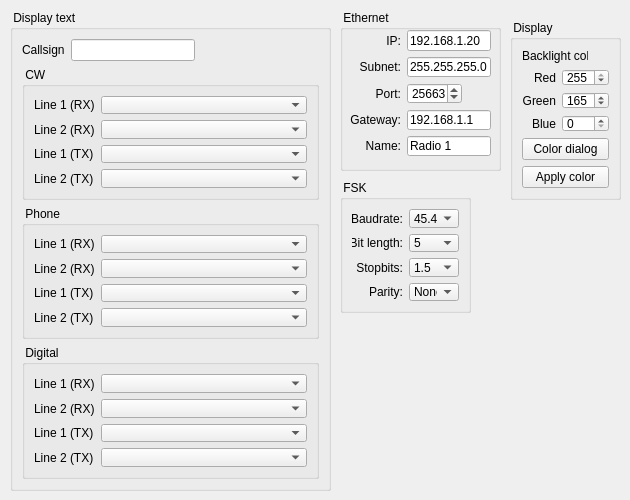
      <widget class="QWidget" name="tabOther">
       <attribute name="title">
        <string>Other</string>
       </attribute>
       <widget class="QGroupBox" name="groupBoxDisplay">
        <property name="geometry">
         <rect>
          <x>510</x>
          <y>20</y>
          <width>111</width>
          <height>180</height>
         </rect>
        </property>
        <property name="title">
         <string> Display </string>
        </property>
        <layout class="QVBoxLayout" name="verticalLayout_11">
         <item>
          <layout class="QGridLayout" name="gridLayout_25">
           <item row="0" column="0">
            <widget class="QLabel" name="labelBacklightColor">
             <property name="text">
              <string>Backlight color</string>
             </property>
            </widget>
           </item>
           <item row="0" column="1">
            <widget class="QLabel" name="labelBacklightColorCurrent">
             <property name="minimumSize">
              <size>
               <width>15</width>
               <height>10</height>
              </size>
             </property>
             <property name="maximumSize">
              <size>
               <width>15</width>
               <height>10</height>
              </size>
             </property>
             <property name="text">
              <string/>
             </property>
            </widget>
           </item>
          </layout>
         </item>
         <item>
          <layout class="QGridLayout" name="gridLayout_20">
           <item row="0" column="0">
            <widget class="QLabel" name="labelBacklightColoRed">
             <property name="text">
              <string>Red</string>
             </property>
             <property name="alignment">
              <set>Qt::AlignRight|Qt::AlignTrailing|Qt::AlignVCenter</set>
             </property>
            </widget>
           </item>
           <item row="0" column="1">
            <widget class="QSpinBox" name="spinBoxDisplayBacklightRed">
             <property name="maximum">
              <number>255</number>
             </property>
             <property name="value">
              <number>255</number>
             </property>
            </widget>
           </item>
           <item row="1" column="0">
            <widget class="QLabel" name="labelBacklightColorGreen">
             <property name="text">
              <string>Green</string>
             </property>
             <property name="alignment">
              <set>Qt::AlignRight|Qt::AlignTrailing|Qt::AlignVCenter</set>
             </property>
            </widget>
           </item>
           <item row="1" column="1">
            <widget class="QSpinBox" name="spinBoxDisplayBacklightGreen">
             <property name="maximum">
              <number>255</number>
             </property>
             <property name="value">
              <number>165</number>
             </property>
            </widget>
           </item>
           <item row="2" column="0">
            <widget class="QLabel" name="labelBacklightColorBlue">
             <property name="text">
              <string>Blue</string>
             </property>
             <property name="alignment">
              <set>Qt::AlignRight|Qt::AlignTrailing|Qt::AlignVCenter</set>
             </property>
            </widget>
           </item>
           <item row="2" column="1">
            <widget class="QSpinBox" name="spinBoxDisplayBacklightBlue">
             <property name="maximum">
              <number>255</number>
             </property>
            </widget>
           </item>
          </layout>
         </item>
         <item>
          <widget class="QPushButton" name="pushButtonOtherBacklightColorDialog">
           <property name="text">
            <string>Color dialog</string>
           </property>
          </widget>
         </item>
         <item>
          <widget class="QPushButton" name="pushButtonDisplayBacklightApply">
           <property name="text">
            <string>Apply color</string>
           </property>
          </widget>
         </item>
        </layout>
       </widget>
       <widget class="QGroupBox" name="groupBoxDisplayText">
        <property name="geometry">
         <rect>
          <x>10</x>
          <y>10</y>
          <width>321</width>
          <height>481</height>
         </rect>
        </property>
        <property name="title">
         <string> Display text </string>
        </property>
        <layout class="QVBoxLayout" name="verticalLayout_12">
         <item>
          <layout class="QHBoxLayout" name="horizontalLayout">
           <item>
            <widget class="QLabel" name="labelDisplayTextCallsign">
             <property name="text">
              <string>Callsign</string>
             </property>
            </widget>
           </item>
           <item>
            <widget class="QLineEdit" name="lineEditDisplayTextCallsign"/>
           </item>
           <item>
            <spacer name="horizontalSpacer_9">
             <property name="orientation">
              <enum>Qt::Horizontal</enum>
             </property>
             <property name="sizeHint" stdset="0">
              <size>
               <width>40</width>
               <height>20</height>
              </size>
             </property>
            </spacer>
           </item>
          </layout>
         </item>
         <item>
          <widget class="QGroupBox" name="groupBox_2">
           <property name="title">
            <string> CW </string>
           </property>
           <layout class="QFormLayout" name="formLayout_3">
            <item row="0" column="0">
             <widget class="QLabel" name="labelDisplayTextLine1RX">
              <property name="text">
               <string>Line 1 (RX)</string>
              </property>
             </widget>
            </item>
            <item row="0" column="1">
             <widget class="QComboBox" name="comboBoxDisplayTextCWLine1RX"/>
            </item>
            <item row="1" column="0">
             <widget class="QLabel" name="labelDisplayTextLine2RX">
              <property name="text">
               <string>Line 2 (RX)</string>
              </property>
             </widget>
            </item>
            <item row="1" column="1">
             <widget class="QComboBox" name="comboBoxDisplayTextCWLine2RX"/>
            </item>
            <item row="2" column="0">
             <widget class="QLabel" name="labelDisplayTextLine1TX">
              <property name="text">
               <string>Line 1 (TX)</string>
              </property>
             </widget>
            </item>
            <item row="2" column="1">
             <widget class="QComboBox" name="comboBoxDisplayTextCWLine1TX"/>
            </item>
            <item row="3" column="0">
             <widget class="QLabel" name="labelDisplayTextLine2TX">
              <property name="text">
               <string>Line 2 (TX)</string>
              </property>
             </widget>
            </item>
            <item row="3" column="1">
             <widget class="QComboBox" name="comboBoxDisplayTextCWLine2TX"/>
            </item>
           </layout>
          </widget>
         </item>
         <item>
          <widget class="QGroupBox" name="groupBox_3">
           <property name="title">
            <string> Phone </string>
           </property>
           <layout class="QFormLayout" name="formLayout_5">
            <item row="0" column="0">
             <widget class="QLabel" name="labelDisplayTextLine1RX_2">
              <property name="text">
               <string>Line 1 (RX)</string>
              </property>
             </widget>
            </item>
            <item row="0" column="1">
             <widget class="QComboBox" name="comboBoxDisplayTextPhoneLine1RX"/>
            </item>
            <item row="1" column="0">
             <widget class="QLabel" name="labelDisplayTextLine2RX_2">
              <property name="text">
               <string>Line 2 (RX)</string>
              </property>
             </widget>
            </item>
            <item row="1" column="1">
             <widget class="QComboBox" name="comboBoxDisplayTextPhoneLine2RX"/>
            </item>
            <item row="2" column="0">
             <widget class="QLabel" name="labelDisplayTextLine1TX_2">
              <property name="text">
               <string>Line 1 (TX)</string>
              </property>
             </widget>
            </item>
            <item row="2" column="1">
             <widget class="QComboBox" name="comboBoxDisplayTextPhoneLine1TX"/>
            </item>
            <item row="3" column="0">
             <widget class="QLabel" name="labelDisplayTextLine2TX_2">
              <property name="text">
               <string>Line 2 (TX)</string>
              </property>
             </widget>
            </item>
            <item row="3" column="1">
             <widget class="QComboBox" name="comboBoxDisplayTextPhoneLine2TX"/>
            </item>
           </layout>
          </widget>
         </item>
         <item>
          <widget class="QGroupBox" name="groupBox_4">
           <property name="title">
            <string> Digital </string>
           </property>
           <layout class="QFormLayout" name="formLayout_6">
            <item row="0" column="0">
             <widget class="QLabel" name="labelDisplayTextLine1RX_3">
              <property name="text">
               <string>Line 1 (RX)</string>
              </property>
             </widget>
            </item>
            <item row="0" column="1">
             <widget class="QComboBox" name="comboBoxDisplayTextDigitalLine1RX"/>
            </item>
            <item row="1" column="0">
             <widget class="QLabel" name="labelDisplayTextLine2RX_3">
              <property name="text">
               <string>Line 2 (RX)</string>
              </property>
             </widget>
            </item>
            <item row="1" column="1">
             <widget class="QComboBox" name="comboBoxDisplayTextDigitalLine2RX"/>
            </item>
            <item row="2" column="0">
             <widget class="QLabel" name="labelDisplayTextLine1TX_3">
              <property name="text">
               <string>Line 1 (TX)</string>
              </property>
             </widget>
            </item>
            <item row="2" column="1">
             <widget class="QComboBox" name="comboBoxDisplayTextDigitalLine1TX"/>
            </item>
            <item row="3" column="0">
             <widget class="QLabel" name="labelDisplayTextLine2TX_3">
              <property name="text">
               <string>Line 2 (TX)</string>
              </property>
             </widget>
            </item>
            <item row="3" column="1">
             <widget class="QComboBox" name="comboBoxDisplayTextDigitalLine2TX"/>
            </item>
           </layout>
          </widget>
         </item>
        </layout>
       </widget>
       <widget class="QGroupBox" name="groupBox_5">
        <property name="geometry">
         <rect>
          <x>340</x>
          <y>10</y>
          <width>161</width>
          <height>161</height>
         </rect>
        </property>
        <property name="title">
         <string> Ethernet </string>
        </property>
        <widget class="QWidget" name="layoutWidget">
         <property name="geometry">
          <rect>
           <x>10</x>
           <y>20</y>
           <width>141</width>
           <height>126</height>
          </rect>
         </property>
         <layout class="QGridLayout" name="gridLayout_27">
          <item row="0" column="0">
           <widget class="QLabel" name="labelEthernetIP">
            <property name="text">
             <string>IP:</string>
            </property>
            <property name="alignment">
             <set>Qt::AlignRight|Qt::AlignTrailing|Qt::AlignVCenter</set>
            </property>
           </widget>
          </item>
          <item row="0" column="1" colspan="2">
           <widget class="QLineEdit" name="lineEditEthernetIP">
            <property name="text">
             <string>192.168.1.20</string>
            </property>
           </widget>
          </item>
          <item row="1" column="0">
           <widget class="QLabel" name="labelEthernetGateway_2">
            <property name="text">
             <string>Subnet:</string>
            </property>
            <property name="alignment">
             <set>Qt::AlignRight|Qt::AlignTrailing|Qt::AlignVCenter</set>
            </property>
           </widget>
          </item>
          <item row="1" column="1" colspan="2">
           <widget class="QLineEdit" name="lineEditEthernetSubnet">
            <property name="text">
             <string>255.255.255.0</string>
            </property>
           </widget>
          </item>
          <item row="2" column="0">
           <widget class="QLabel" name="labelEthernetPort">
            <property name="text">
             <string>Port:</string>
            </property>
            <property name="alignment">
             <set>Qt::AlignRight|Qt::AlignTrailing|Qt::AlignVCenter</set>
            </property>
           </widget>
          </item>
          <item row="2" column="2">
           <spacer name="horizontalSpacer_10">
            <property name="orientation">
             <enum>Qt::Horizontal</enum>
            </property>
            <property name="sizeHint" stdset="0">
             <size>
              <width>30</width>
              <height>20</height>
             </size>
            </property>
           </spacer>
          </item>
          <item row="3" column="0">
           <widget class="QLabel" name="labelEthernetGateway">
            <property name="text">
             <string>Gateway:</string>
            </property>
            <property name="alignment">
             <set>Qt::AlignRight|Qt::AlignTrailing|Qt::AlignVCenter</set>
            </property>
           </widget>
          </item>
          <item row="3" column="1" colspan="2">
           <widget class="QLineEdit" name="lineEditEthernetGateway">
            <property name="text">
             <string>192.168.1.1</string>
            </property>
           </widget>
          </item>
          <item row="4" column="0">
           <widget class="QLabel" name="labelEthernetGateway_3">
            <property name="text">
             <string>Name:</string>
            </property>
            <property name="alignment">
             <set>Qt::AlignRight|Qt::AlignTrailing|Qt::AlignVCenter</set>
            </property>
           </widget>
          </item>
          <item row="4" column="1" colspan="2">
           <widget class="QLineEdit" name="lineEditEthernetName">
            <property name="text">
             <string>Radio 1</string>
            </property>
            <property name="maxLength">
             <number>15</number>
            </property>
           </widget>
          </item>
          <item row="2" column="1">
           <widget class="QSpinBox" name="spinBox">
            <property name="minimumSize">
             <size>
              <width>55</width>
              <height>0</height>
             </size>
            </property>
            <property name="minimum">
             <number>1</number>
            </property>
            <property name="maximum">
             <number>65535</number>
            </property>
            <property name="value">
             <number>25663</number>
            </property>
           </widget>
          </item>
         </layout>
        </widget>
       </widget>
       <widget class="QGroupBox" name="groupBoxDigitalFSK">
        <property name="geometry">
         <rect>
          <x>340</x>
          <y>180</y>
          <width>131</width>
          <height>133</height>
         </rect>
        </property>
        <property name="title">
         <string> FSK </string>
        </property>
        <layout class="QVBoxLayout" name="verticalLayout_14">
         <item>
          <layout class="QGridLayout" name="gridLayout_28">
           <item row="0" column="0">
            <widget class="QLabel" name="label_21">
             <property name="text">
              <string>Baudrate:</string>
             </property>
             <property name="alignment">
              <set>Qt::AlignRight|Qt::AlignTrailing|Qt::AlignVCenter</set>
             </property>
            </widget>
           </item>
           <item row="0" column="1">
            <widget class="QComboBox" name="comboBoxDigitalFSKBaudrate">
             <property name="currentIndex">
              <number>2</number>
             </property>
             <item>
              <property name="text">
               <string>22</string>
              </property>
             </item>
             <item>
              <property name="text">
               <string>45</string>
              </property>
             </item>
             <item>
              <property name="text">
               <string>45.45</string>
              </property>
             </item>
             <item>
              <property name="text">
               <string>50</string>
              </property>
             </item>
             <item>
              <property name="text">
               <string>56</string>
              </property>
             </item>
             <item>
              <property name="text">
               <string>75</string>
              </property>
             </item>
             <item>
              <property name="text">
               <string>100</string>
              </property>
             </item>
             <item>
              <property name="text">
               <string>110</string>
              </property>
             </item>
             <item>
              <property name="text">
               <string>150</string>
              </property>
             </item>
             <item>
              <property name="text">
               <string>200</string>
              </property>
             </item>
             <item>
              <property name="text">
               <string>300</string>
              </property>
             </item>
            </widget>
           </item>
           <item row="1" column="0">
            <widget class="QLabel" name="label_23">
             <property name="text">
              <string>Bit length:</string>
             </property>
             <property name="alignment">
              <set>Qt::AlignRight|Qt::AlignTrailing|Qt::AlignVCenter</set>
             </property>
            </widget>
           </item>
           <item row="1" column="1">
            <widget class="QComboBox" name="comboBoxDigitalFSKBitLength">
             <property name="currentIndex">
              <number>0</number>
             </property>
             <item>
              <property name="text">
               <string>5</string>
              </property>
             </item>
             <item>
              <property name="text">
               <string>6</string>
              </property>
             </item>
             <item>
              <property name="text">
               <string>7</string>
              </property>
             </item>
             <item>
              <property name="text">
               <string>8</string>
              </property>
             </item>
            </widget>
           </item>
           <item row="2" column="0">
            <widget class="QLabel" name="label_25">
             <property name="text">
              <string>Stopbits:</string>
             </property>
             <property name="alignment">
              <set>Qt::AlignRight|Qt::AlignTrailing|Qt::AlignVCenter</set>
             </property>
            </widget>
           </item>
           <item row="2" column="1">
            <widget class="QComboBox" name="comboBoxDigitalFSKStopbits">
             <property name="currentIndex">
              <number>1</number>
             </property>
             <item>
              <property name="text">
               <string>1</string>
              </property>
             </item>
             <item>
              <property name="text">
               <string>1.5</string>
              </property>
             </item>
             <item>
              <property name="text">
               <string>2</string>
              </property>
             </item>
            </widget>
           </item>
           <item row="3" column="0">
            <widget class="QLabel" name="label_27">
             <property name="text">
              <string>Parity:</string>
             </property>
             <property name="alignment">
              <set>Qt::AlignRight|Qt::AlignTrailing|Qt::AlignVCenter</set>
             </property>
            </widget>
           </item>
           <item row="3" column="1">
            <widget class="QComboBox" name="comboBoxDigitalFSKParity">
             <property name="currentIndex">
              <number>0</number>
             </property>
             <item>
              <property name="text">
               <string>None</string>
              </property>
             </item>
             <item>
              <property name="text">
               <string>Even</string>
              </property>
             </item>
             <item>
              <property name="text">
               <string>Odd</string>
              </property>
             </item>
            </widget>
           </item>
          </layout>
         </item>
        </layout>
       </widget>
      </widget>
